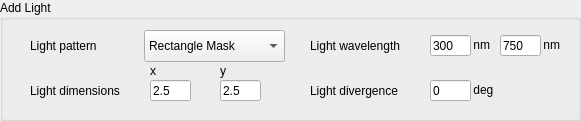
  <widget class="QGroupBox" name="groupBox_2">
   <property name="geometry">
    <rect>
     <x>10</x>
     <y>305</y>
     <width>581</width>
     <height>121</height>
    </rect>
   </property>
   <property name="title">
    <string>Add Light</string>
   </property>
   <widget class="QLabel" name="label_5">
    <property name="geometry">
     <rect>
      <x>310</x>
      <y>35</y>
      <width>111</width>
      <height>21</height>
     </rect>
    </property>
    <property name="text">
     <string>Light wavelength</string>
    </property>
   </widget>
   <widget class="QLabel" name="label_7">
    <property name="geometry">
     <rect>
      <x>30</x>
      <y>35</y>
      <width>111</width>
      <height>21</height>
     </rect>
    </property>
    <property name="text">
     <string>Light pattern</string>
    </property>
   </widget>
   <widget class="QComboBox" name="comboBox_3">
    <property name="geometry">
     <rect>
      <x>144</x>
      <y>30</y>
      <width>141</width>
      <height>32</height>
     </rect>
    </property>
    <item>
     <property name="text">
      <string>Rectangle Mask</string>
     </property>
    </item>
    <item>
     <property name="text">
      <string>Circle Mask</string>
     </property>
    </item>
    <item>
     <property name="text">
      <string>Point Source</string>
     </property>
    </item>
   </widget>
   <widget class="QLabel" name="label_8">
    <property name="geometry">
     <rect>
      <x>310</x>
      <y>80</y>
      <width>111</width>
      <height>21</height>
     </rect>
    </property>
    <property name="text">
     <string>Light divergence</string>
    </property>
   </widget>
   <widget class="QLabel" name="label_10">
    <property name="geometry">
     <rect>
      <x>30</x>
      <y>80</y>
      <width>111</width>
      <height>21</height>
     </rect>
    </property>
    <property name="text">
     <string>Light dimensions</string>
    </property>
   </widget>
   <widget class="QLabel" name="label_11">
    <property name="geometry">
     <rect>
      <x>470</x>
      <y>80</y>
      <width>61</width>
      <height>20</height>
     </rect>
    </property>
    <property name="text">
     <string> deg</string>
    </property>
   </widget>
   <widget class="QLabel" name="label_12">
    <property name="geometry">
     <rect>
      <x>470</x>
      <y>35</y>
      <width>31</width>
      <height>20</height>
     </rect>
    </property>
    <property name="text">
     <string> nm</string>
    </property>
   </widget>
   <widget class="QLabel" name="label_13">
    <property name="geometry">
     <rect>
      <x>540</x>
      <y>35</y>
      <width>31</width>
      <height>20</height>
     </rect>
    </property>
    <property name="text">
     <string> nm</string>
    </property>
   </widget>
   <widget class="QLineEdit" name="lineEdit_3">
    <property name="geometry">
     <rect>
      <x>220</x>
      <y>80</y>
      <width>41</width>
      <height>21</height>
     </rect>
    </property>
    <property name="text">
     <string>2.5</string>
    </property>
    <property name="placeholderText">
     <string>y</string>
    </property>
   </widget>
   <widget class="QLineEdit" name="lineEdit_4">
    <property name="geometry">
     <rect>
      <x>150</x>
      <y>80</y>
      <width>41</width>
      <height>21</height>
     </rect>
    </property>
    <property name="text">
     <string>2.5</string>
    </property>
    <property name="placeholderText">
     <string>x</string>
    </property>
   </widget>
   <widget class="QLineEdit" name="lineEdit_5">
    <property name="geometry">
     <rect>
      <x>430</x>
      <y>35</y>
      <width>41</width>
      <height>21</height>
     </rect>
    </property>
    <property name="text">
     <string>300</string>
    </property>
    <property name="placeholderText">
     <string>min</string>
    </property>
   </widget>
   <widget class="QLineEdit" name="lineEdit_6">
    <property name="geometry">
     <rect>
      <x>500</x>
      <y>35</y>
      <width>41</width>
      <height>21</height>
     </rect>
    </property>
    <property name="text">
     <string>750</string>
    </property>
    <property name="placeholderText">
     <string>max</string>
    </property>
   </widget>
   <widget class="QLineEdit" name="lineEdit_7">
    <property name="geometry">
     <rect>
      <x>430</x>
      <y>80</y>
      <width>41</width>
      <height>21</height>
     </rect>
    </property>
    <property name="text">
     <string>0</string>
    </property>
   </widget>
   <widget class="QLabel" name="label_30">
    <property name="geometry">
     <rect>
      <x>150</x>
      <y>60</y>
      <width>21</width>
      <height>21</height>
     </rect>
    </property>
    <property name="text">
     <string>x</string>
    </property>
   </widget>
   <widget class="QLabel" name="label_29">
    <property name="geometry">
     <rect>
      <x>220</x>
      <y>60</y>
      <width>16</width>
      <height>21</height>
     </rect>
    </property>
    <property name="text">
     <string>y</string>
    </property>
   </widget>
  </widget>
